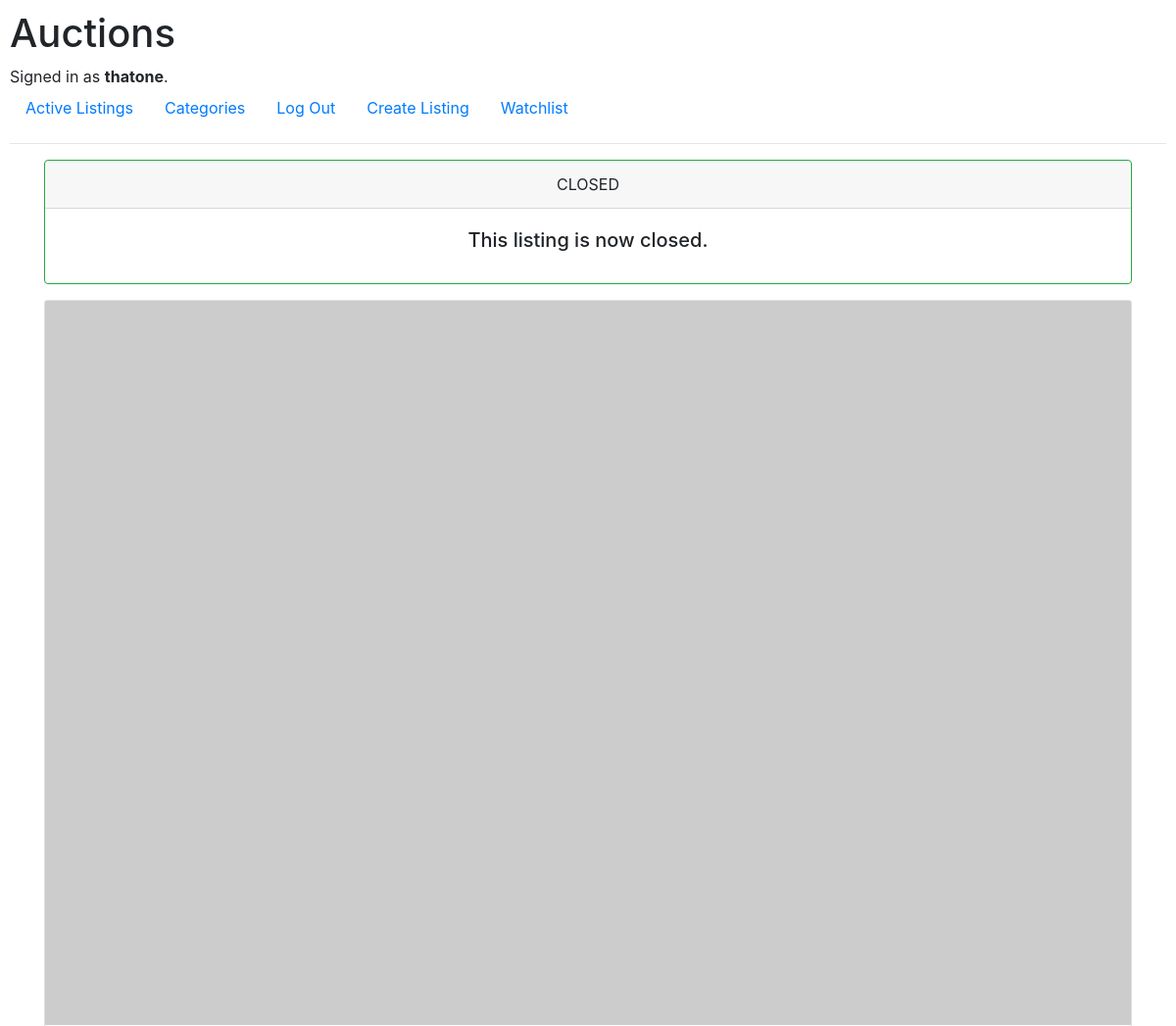
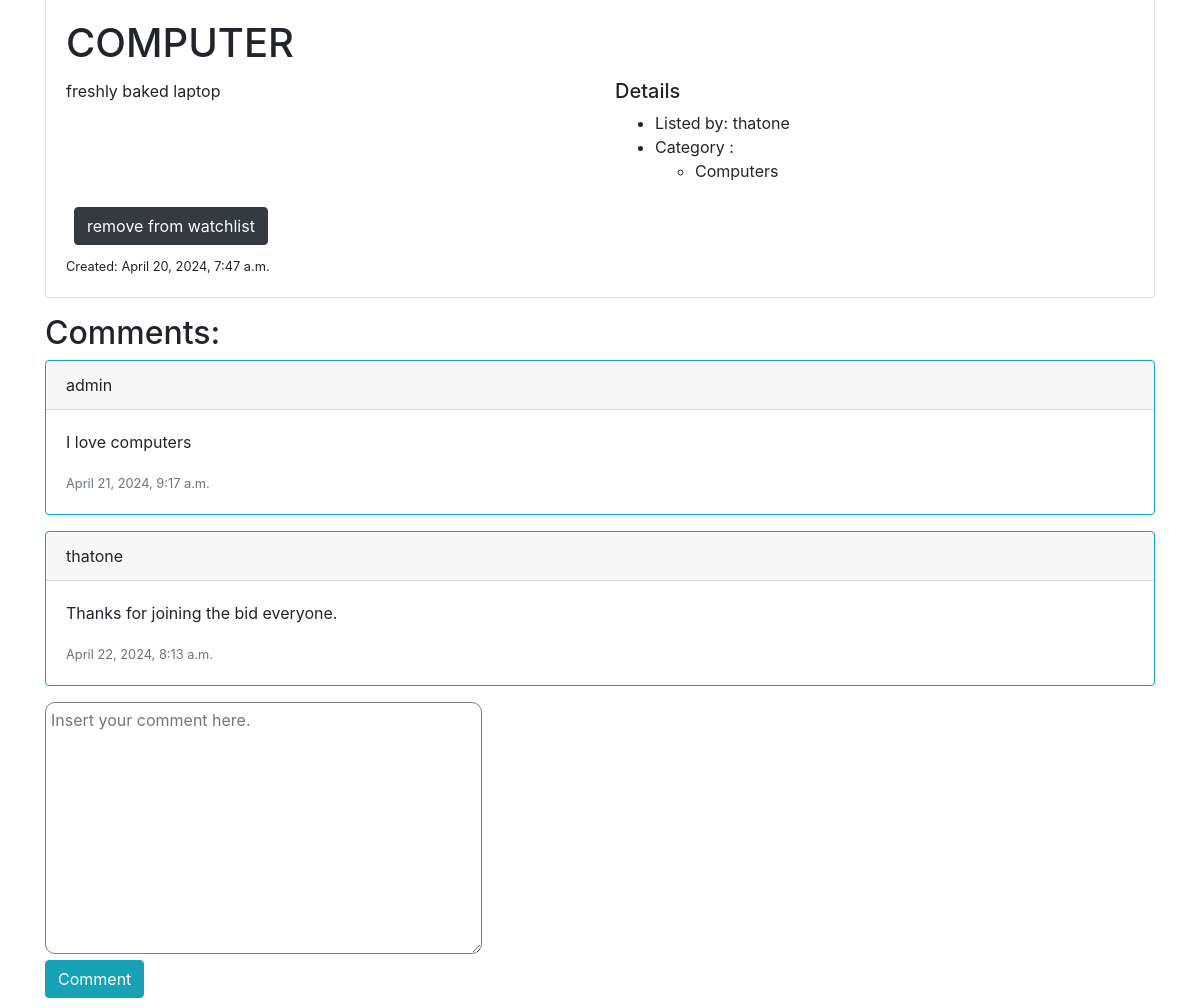
Page /23 (signed in) on the committed database (2 pictures, top to bottom).
### auctions/models.py (models this page shows, shortened)
class User(AbstractUser):
    pass
    def __str__(self):
        return f"{self.username}"

class Listings(models.Model):
    title = models.CharField(max_length=64)
    description = models.TextField()
    image = models.URLField(blank=True)
    starting_bid = models.DecimalField(max_digits=20, decimal_places=2, validators=[MinValueValidator(0.1)])
    seller = models.ForeignKey(User, on_delete=models.CASCADE, related_name="listings")
    active = models.BooleanField(default=True)
    category = models.ManyToManyField(Category, blank=True, related_name="categories")
    timestamp = models.DateTimeField(auto_now_add=True)

class Category(models.Model):
    category = models.CharField(max_length=64, unique=True)
    def __str__(self):
        return f"{self.category}"

class Comment(models.Model):
    comment = models.TextField()
    item = models.ForeignKey(Listings, on_delete=models.CASCADE, related_name="comments")
    commenter = models.ForeignKey(User, on_delete=models.CASCADE, related_name="comments")
    timestamp = models.DateTimeField(auto_now_add=True)

### auctions/views.py (the view)
# urls.py: path("<int:listing_id>", views.view_listing, name="view_listing"),
def view_listing(request, listing_id):
    try:
        listing = Listings.objects.get(pk=listing_id)
    except Listings.DoesNotExist:
        messages.warning(request, "Listing does not exist", extra_tags="danger")
        return HttpResponseRedirect(reverse("index"))
    return render(request, "auctions/view_listing.html", {
        "listing": listing,
        "watchlist": watchlisted_user(listing),
        "max_bidder": max_bidder(listing),
        "max_bid": get_max_bid(listing),
        "comments": listing.comments.all(),
        "bid_form": BidForm(initial={"item":listing}),
        "comment_form": CommentForm(initial={"item":listing})
    })

### auctions/views.py (shortened to what this page needs)
class BidForm(ModelForm):
    class Meta:
        model = Bid
        fields = ["bid", "item"]
        widgets = {
            "item": HiddenInput(),
        }
        labels = {
            "bid": _("Bid ($)"),
        }

class CommentForm(ModelForm):
    class Meta:
        model = Comment
        fields = ["comment",  "item"]
        widgets = {
            "item": HiddenInput(),
            "comment": Textarea(attrs={"placeholder":"Insert your comment here."})
        }
        labels = {
            "comment": ""
        }

### auctions/helpers.py (called while the page is built)
def get_max_bid(listing):
    max = listing.bid.all().aggregate(Max("bid"))
    if max["bid__max"] != None:
        return max['bid__max']
    else:
        return listing.starting_bid

def watchlisted_user(listing):
    user_list = []
    for list in listing.watchlist.all():
        user_list.append(list.user)
    return user_list

def max_bidder(listing):
    return listing.bid.all().order_by('bid').last

### auctions/templates/auctions/view_listing.html (shortened to what this page needs)
{% extends "auctions/layout.html" %}
{% block body %}
<div class="container">
    {% if not listing.active%}
    <div class="card border-success mb-3 text-center">
        <div class="card-header">
          CLOSED
        </div>
        <div class="card-body">
          <h5 class="card-title">This listing is now closed.</h5>
        </div>
      </div>
    {%endif%}
    <div class="card mb-3">
        {% if listing.image == '' %}
            {%load static%}
            {% else %}
            <img src={{listing.image}} alt={{listing.title}}>
        {% endif %}
        <div class="card-body">
          <h1 class="card-title">{{listing.title.upper}}</h1>
          <div class="row">
            <div class="col-sm-6">
                <p class="card-text">{{listing.description}}</p>
            </div>
            <div class="col-sm-6">
                <h5>Details</h5>
                <ul>
                    <li>Listed by: {{listing.seller.username}}</li>
                    <li>Category :
                        {% if not listing.category.all %}
                            No categories listed
                        {%else%}
                        <ul>
                        {% for category in listing.category.all%}
                        <li>{{ category }}</li>
                        {% endfor %}
                        </ul>
                        {% endif %}
                    </li>
                </ul>
            </div>
        </div>
        <div class="row">
            {% if user.is_authenticated%}
            <div class="col-sm-6">
                <div class="m-2">
                    <form action="{% url 'watchlist' %}" method="POST">
                    <button type="button submit" class="btn btn-dark"
                        style="--bs-btn-font-size: .3rem;">
                            {% if user in watchlist%}
                            remove from watchlist
                            {% else %}
                            add to watchlist
                            {%endif%}
                    </button>
                </form>
                </div>
            </div>
            {% endif%}
        </div>
          <p class="card-text"><small class="text-body-secondary">Created: {{listing.timestamp}}</small></p>
        </div>
      </div>
    <h2>Comments:</h2>
    {% for comment in comments%}
    <div class="card border-info mb-3" style="display:flex;"">
        <div class="card-header">{{comment.commenter}}</div>
        <div class="card-body">
          <p class="card-text">{{comment.comment}} </p>
          <small class="text-secondary">{{comment.timestamp}}</small>
        </div>
      </div>
    {% endfor %}
    {% if user.is_authenticated%}
    <form action="{% url 'create_comment' listing.id %}" method="POST">
        {{comment_form}}
        <button type="button submit" class="btn btn-info"
        style="--bs-btn-font-size: .3rem;">Comment</button>
    </form>
    {%endif%}
</div>
{% endblock %}

### auctions/templates/auctions/layout.html (shortened to what this page needs)
{% load static %}
<!DOCTYPE html>
<html lang="en">
    <head>
        <link rel="stylesheet" href="https://stackpath.bootstrapcdn.com/bootstrap/4.4.1/css/bootstrap.min.css">
        <link href="{% static 'auctions/styles.css' %}" rel="stylesheet">
    </head>
    <body>
        <h1>Auctions</h1>
        <div>
            {% if user.is_authenticated %}
                Signed in as <strong>{{ user.username }}</strong>.
            {% else %}
                Not signed in.
            {% endif %}
        </div>
        <ul class="nav">
            <li class="nav-item">
                <a class="nav-link" href="{% url 'index' %}">Active Listings</a>
            </li>
            <li class="nav-item">
                <a class="nav-link" href="{% url 'categories' %}">Categories</a>
            </li>
            {% if user.is_authenticated %}
                <li class="nav-item">
                    <a class="nav-link" href="{% url 'logout' %}">Log Out</a>
                </li>
                <li class="nav-item">
                    <a class="nav-link" href="{% url 'create' %}">Create Listing</a>
                </li>
                <li class="nav-item">
                    <a class="nav-link" href="{% url 'watchlist' %}">Watchlist</a>
                </li>
            {% endif %}
        </ul>
        <hr>
        {% block body %}
        {% endblock %}
    </body>
</html>

### auctions/static/auctions/styles.css (style rules this page uses)
body { padding: 10px; }
input, textarea { border-radius: 10px; padding: 5px; border: 1px solid gray; }

### rows in the picture
User: username "thatone"
Listings: title "COMPUTER", description "freshly baked laptop", seller.username "thatone", timestamp "April 20, 2024, 7:47 a.m."
Category: category "Computers"
Comment: commenter "admin", comment "I love computers", timestamp "April 21, 2024, 9:17 a.m."
Comment: commenter "thatone", comment "Thanks for joining the bid everyone.", timestamp "April 22, 2024, 8:13 a.m."
